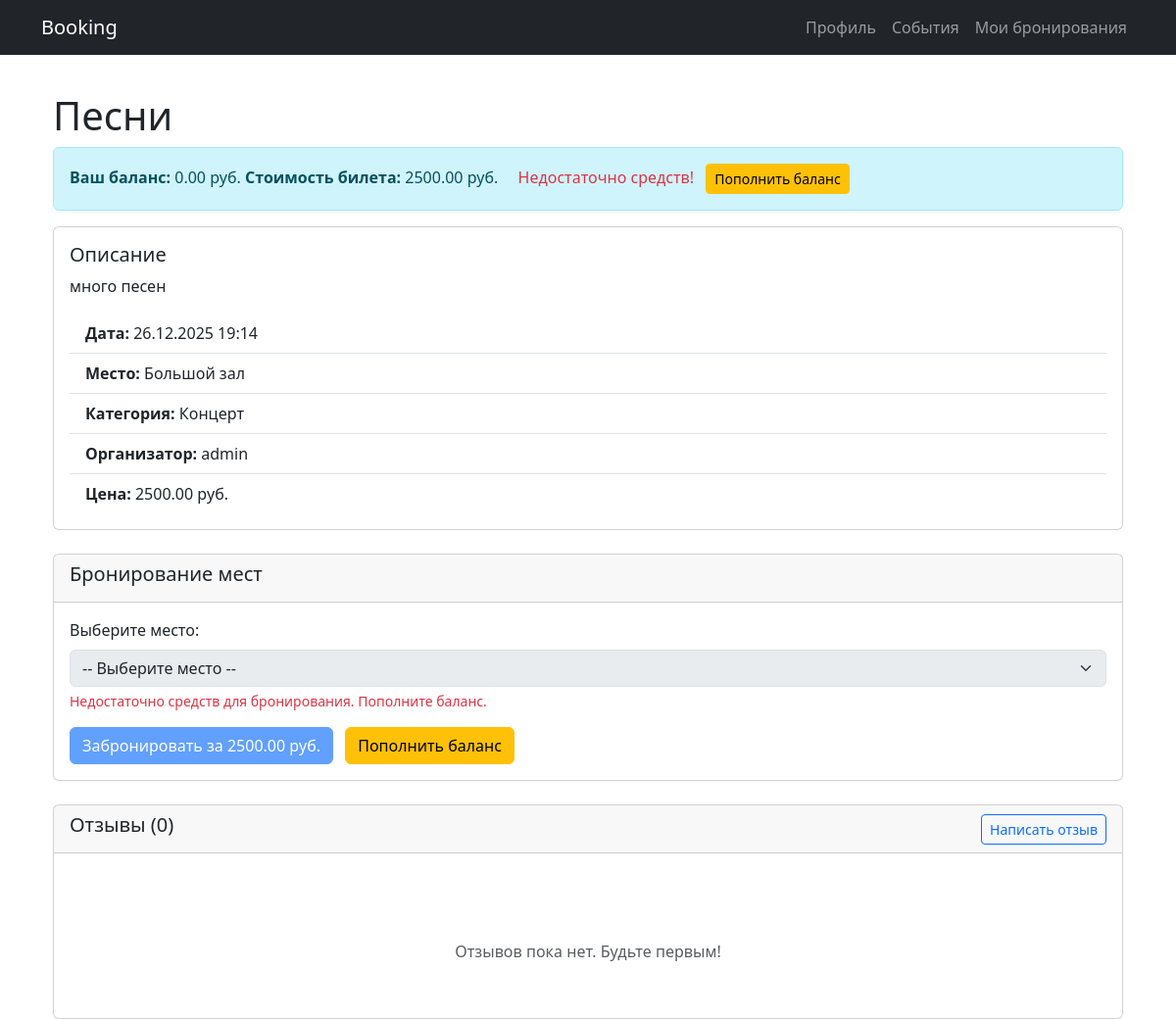
/event/3/ (signed in), run on an earlier commit of the app's database.
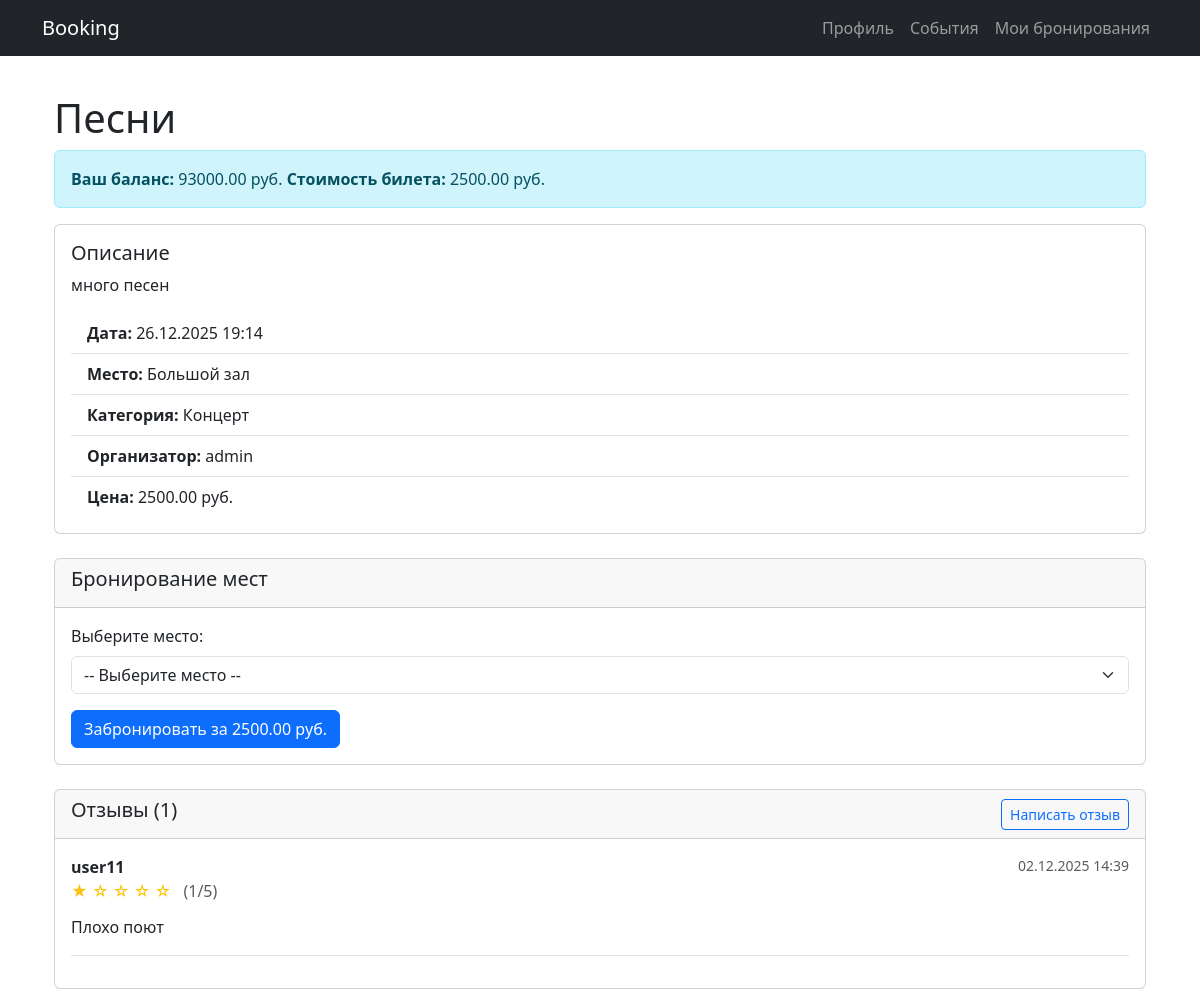
And on a later commit of the database.
### events/models.py (models this page shows, shortened)
class UserProfile(models.Model):
    user = models.OneToOneField(User, on_delete=models.CASCADE, related_name="profile")
    balance = models.DecimalField(max_digits=10, decimal_places=2, default=0)

class Event(models.Model):
    title = models.CharField(max_length=200)
    description = models.TextField()
    date = models.DateTimeField()
    venue = models.ForeignKey(Venue, on_delete=models.CASCADE)
    category = models.ForeignKey(Category, on_delete=models.SET_NULL, null=True)
    organizer = models.ForeignKey(User, on_delete=models.CASCADE, null=True, blank=True)
    price = models.DecimalField(
        max_digits=10,
        decimal_places=2,
        default=0,
        help_text="Стоимость билета"
    )

class Review(models.Model):
    user = models.ForeignKey(User, on_delete=models.CASCADE)
    event = models.ForeignKey(Event, on_delete=models.CASCADE, related_name='reviews')
    rating = models.PositiveSmallIntegerField()
    comment = models.TextField(blank=True)
    created_at = models.DateTimeField(auto_now_add=True)

### events/views.py (the view, shortened to what this page needs)
# urls.py: path('event/<int:event_id>/', views.event_detail_page, name='event_detail_page'),  # Изменили events/ на event/
@login_required
def event_detail_page(request, event_id):
    event = get_object_or_404(Event, id=event_id)
    free_seats = event.seats.filter(is_booked=False)
    user_review = Review.objects.filter(user=request.user, event=event).first()
    reviews = event.reviews.all()
    return render(request, "templates/pages/event_detail.html", {
        "event": event,
        "free_seats": free_seats,
        "reviews": reviews,
        "user_review": user_review
    })

### templates/templates/pages/event_detail.html (shortened to what the changed rows need)
{% extends '../base.html' %}
{% block content %}
<div class="container mt-4">
    <h1>{{ event.title }}</h1>
    <div class="alert alert-info">
        <strong>Ваш баланс:</strong>
        {% with request.user.profile.balance as balance %}
            {{ balance }} руб.
        {% endwith %}
        <strong>Стоимость билета:</strong> {{ event.price }} руб.
        {% if request.user.profile.balance < event.price %}
            <span class="text-danger ms-3">
                 Недостаточно средств!
                <a href="{% url 'payment-topup' %}" class="btn btn-sm btn-warning ms-2">Пополнить баланс</a>
            </span>
        {% endif %}
    </div>
    <div class="card mb-4">
        <div class="card-body">
        </div>
    </div>
    <div class="card mb-4">
        <div class="card-header">
        </div>
        <div class="card-body">
            {% if free_seats %}
                <form method="POST">
                    <div class="mb-3">
                        <label for="seatSelect" class="form-label">Выберите место:</label>
                        <select class="form-select" id="seatSelect" name="seat_id" required {% if request.user.profile.balance < event.price %}disabled{% endif %}>
                            <option value="">-- Выберите место --</option>
                        </select>
                        {% if request.user.profile.balance < event.price %}
                        <div class="form-text text-danger">
                            Недостаточно средств для бронирования. Пополните баланс.
                        </div>
                        {% endif %}
                    </div>
                    <button type="submit" class="btn btn-primary" {% if request.user.profile.balance < event.price %}disabled{% endif %}>
                        Забронировать за {{ event.price }} руб.
                    </button>
                    {% if request.user.profile.balance < event.price %}
                    <a href="{% url 'payment-topup' %}" class="btn btn-warning ms-2">
                        Пополнить баланс
                    </a>
                    {% endif %}
                </form>
            {% else %}
                <div class="alert alert-warning">
                    Все места забронированы
                </div>
            {% endif %}
        </div>
    </div>
    <div class="card">
        <div class="card-header d-flex justify-content-between align-items-center">
            <h5>Отзывы ({{ reviews|length }})</h5>
            {% if not user_review %}
            <button class="btn btn-sm btn-outline-primary" data-bs-toggle="modal" data-bs-target="#reviewModal">
                 Написать отзыв
            </button>
            {% endif %}
        </div>
        <div class="card-body">
            {% if reviews %}
                {% for review in reviews %}
                <div class="border-bottom pb-3 mb-3">
                    <div class="d-flex justify-content-between align-items-start">
                        <div>
                            <strong>{{ review.user.username }}</strong>
                            <div class="text-warning mb-1">
                                {% for i in "12345"|make_list %}
                                    {% if i|add:"0" <= review.rating %}
                                        ★
                                    {% else %}
                                        ☆
                                    {% endif %}
                                {% endfor %}
                                <span class="text-muted ms-2">({{ review.rating }}/5)</span>
                            </div>
                        </div>
                        <small class="text-muted">{{ review.created_at|date:"d.m.Y H:i" }}</small>
                    </div>
                    <p class="mt-2 mb-0">{{ review.comment }}</p>
                </div>
                {% endfor %}
            {% else %}
                <p class="text-muted text-center py-4">
                    <br>
                    Отзывов пока нет. Будьте первым!
                </p>
            {% endif %}
        </div>
    </div>
</div>
{% endblock %}

What changed in the data, as far as the page shows it:
changed UserProfile: balance "0.00" → "93000.00"
added Review: user.username "user11", rating "1", created_at "02.12.2025 14:39", comment "Плохо поют"
Also different on the page:
{{ reviews|length }}: "0" → "1"
text no longer shown: "Недостаточно средств! Пополнить баланс Недостаточно средств для бронирования. Пополните баланс. Пополнить баланс Отзывов пока нет. Будьте первым!"
